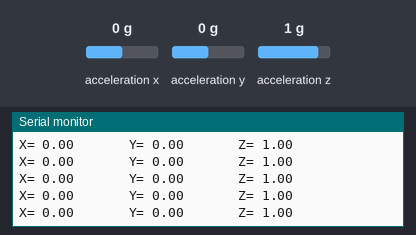
Simulated run of this sketch. Board: Arduino Uno, built with avr-gcc and run on an emulated ATmega328P. Shown: the last lines printed to the serial monitor. Wiring (inferred from the names in the program): ADXL345 accelerometer at I2C address 0x53. The test bench sets the inputs (shaded band); at power-on: acceleration x 0 g, acceleration y 0 g, acceleration z 1 g.

Above: at 1.3 s.
1.4 s: acceleration x set to -1.4 g
At 1.68 s:
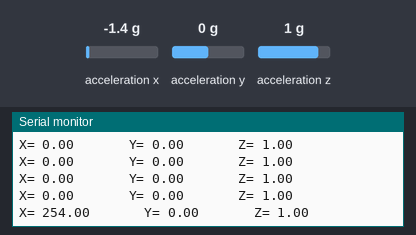
4.4 s: acceleration y set to -1.4 g
At 4.53 s:
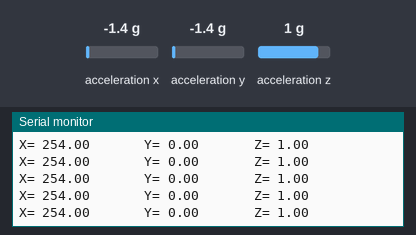
5.9 s: acceleration z set to -1.4 g
At 5.96 s:
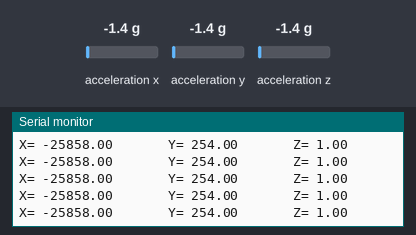
Timing chart, 0 to 8.9 s (numbered marks = the images above; inputs shaded):
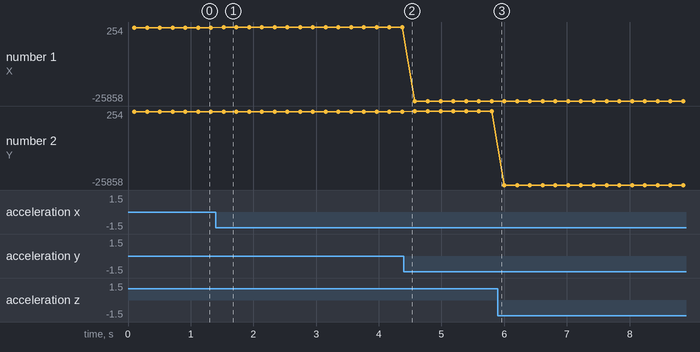

The sketch:

3axis_adxl345.ino
```cpp
//REF:http://arduino365.com/2018/11/22/3axisadxl345/
//REF:http://report.inix.net/archives/434
//REF:https://medium.com/maker-cup/%E8%A7%A3%E6%A7%8B%E8%A4%87%E9%9B%9C%E7%9A%84adxl345-%E4%B8%80-%E5%89%8D%E8%A8%80-c6d9fcc6bcbe
//REF://http://lolikitty.pixnet.net/blog/post/165475299-arduino-%E5%85%A5%E9%96%80%E6%95%99%E5%AD%B8%EF%BC%9A%E8%AE%80%E5%8F%96-adxl345-%E4%B8%89%E8%BB%B8%E5%8A%A0%E9%80%9F%E5%BA%A6%E8%A8%88

//GND
//VCC >> 3.3
//CS >> 引VCC
//INT1 >> empty
//INT2 >> empty
//SDO >> GND
//SDA >> A4(uno), A20(mega)
//SCL >> A5(uno), A21(mega)
//SDA, SCL : I2C 接口數據端

#include <Wire.h>
#define Register_ID 0 //16進制 0x00 10進制 0
#define Register_2D 0x2D //省電控制
#define Register_X0 0x32 //x軸數值0
#define Register_X1 0x33 //x軸數值1
#define Register_Y0 0x34 //y軸數值0
#define Register_Y1 0x35 //y軸數值1
#define Register_Z0 0x36 //z軸數值0
#define Register_Z1 0x37 //z軸數值1

//映射地址
int ADXAddress = 0xA7 >> 1;//轉換位碼
int reading = 0;
int val=0;
int X0,X1,X_out;
int Y0,Y1,Y_out;
int Z1,Z0,Z_out;
double Xg,Yg,Zg;


void setup()
{
   Wire.begin(); //初始化I2C協定
   Serial.begin(9600);  //初始化串口
   delay(100);
   // enable to measute g data
   Wire.beginTransmission(ADXAddress); //begin
   Wire.write(Register_2D);//write ADXL345 寄存器映射地址
   Wire.write(8);
   Wire.endTransmission(); // end
}

void loop()
{
// X
   Wire.beginTransmission(ADXAddress);
   Wire.write(Register_X0);
   Wire.write(Register_X1);
   Wire.endTransmission();
   Wire.requestFrom(ADXAddress,2); //request 2個字節
   if(Wire.available()<=2)
   {
     X0 = Wire.read();
     X1 = Wire.read();
     X1=X1<<8;
     X_out=X0+X1;
   }

// Y
   Wire.beginTransmission(ADXAddress); // 开启发送
   Wire.write(Register_Y0);//写入ADXL345寄存器映射地址
   Wire.write(Register_Y1);//写入ADXL345寄存器映射地址
   Wire.endTransmission();//结束发送
   Wire.requestFrom(ADXAddress,2); //请求ADXL345二个字节
   if(Wire.available()<=2)   //获取<=2个数据
   {
     Y0 = Wire.read();
     Y1 = Wire.read();
     Y1=Y1<<8;
     Y_out=Y0+Y1;
   }

// Z
   Wire.beginTransmission(ADXAddress); // 开启发送
   Wire.write(Register_Z0);//写入ADXL345寄存器映射地址
   Wire.write(Register_Z1);//写入ADXL345寄存器映射地址
   Wire.endTransmission();//结束发送
   Wire.requestFrom(ADXAddress,2); //请求ADXL345二个字节
   if(Wire.available()<=2)   //获取<=2个数据
   {
     Z0 = Wire.read();
     Z1 = Wire.read();
     Z1=Z1<<8;
     Z_out=Z0+Z1;
   }
   /*
   Xg=X_out/256.0;
   Yg=Y_out/256.0;
   Zg=Z_out/256.0;
   */
    Xg=X_out;
    Yg=Y_out;
    Zg=Z_out;
   Serial.print("X= ");
   Serial.print(Xg);
   Serial.print("       ");
   Serial.print("Y= ");
   Serial.print(Yg);
   Serial.print("       ");
   Serial.print("Z= ");
   Serial.print(Zg);
   Serial.println("  ");
   delay(200);
}
```

Measured:
- after the input at 1.4 s, the serial monitor: prints a new line after 0.13 s (image 1)
- plotted number 1: 0 → 254 after the input at 1.4 s, 254 → -25858 after the input at 4.4 s
